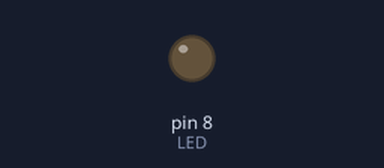
Simulated run of this sketch. Board: Arduino Uno, built with avr-gcc and run on an emulated ATmega328P. Parts: output pins drawn as LEDs (lit = HIGH).

Above: at 1.2 s.
At 5.0 s:
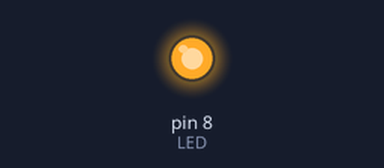
Timing chart, 0 to 13.3 s (numbered marks = the images above):
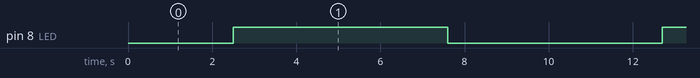

Measured:
- by itself, pin 8 (LED): alternates HIGH for 5.1 s and LOW for 5.1 s

The sketch:

sketch_jan28a.ino
```cpp
#define LED 8

int a; boolean goingUp;

void setup() {
  pinMode(LED, OUTPUT); //inicia el led
  Serial.begin(9600);

  a = 0;
  goingUp = true;
}

void loop() {
//  if (Serial.available() > 0) { //si recive info.
//    int r = (int)Serial.read(); //guarda el valor ASCII de la consola
//
//    if (r == 49) { //Si el caracter dado es '1'
//      digitalWrite(LED, HIGH); //Encender LED
//      Serial.println("ON"); //Escribir que se encendio
//    } else {
//     analogWrite(LED, 0); //Apagar LED
//    Serial.println("OFF"); //Escribir que se apago
//    }
//  }

//  digitalWrite(LED, HIGH);
//  delay(1000);
//  digitalWrite(LED, HIGH);
//  delay(1000);

  if(a>=255){
    goingUp = false;
  }

  if (a<=0){
    goingUp = true;
  }

  if(goingUp){
    a= a + 5;
    //serial.println
  } else {
    a= a - 5;
  }

  analogWrite(LED, a);

  delay (100);
}
```
